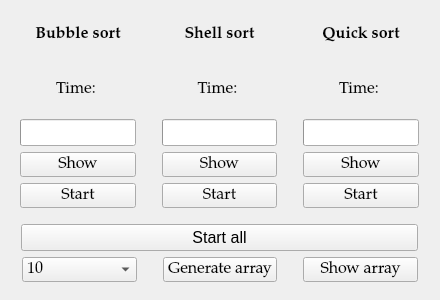
<?xml version="1.0" encoding="UTF-8"?>
<ui version="4.0">
 <class>QtSortComparisonClass</class>
 <widget class="QMainWindow" name="QtSortComparisonClass">
  <property name="geometry">
   <rect>
    <x>0</x>
    <y>0</y>
    <width>440</width>
    <height>300</height>
   </rect>
  </property>
  <property name="minimumSize">
   <size>
    <width>440</width>
    <height>300</height>
   </size>
  </property>
  <property name="maximumSize">
   <size>
    <width>440</width>
    <height>300</height>
   </size>
  </property>
  <property name="baseSize">
   <size>
    <width>440</width>
    <height>300</height>
   </size>
  </property>
  <property name="windowTitle">
   <string>Comparison of sorts</string>
  </property>
  <widget class="QWidget" name="centralWidget">
   <widget class="QWidget" name="verticalLayoutWidget">
    <property name="geometry">
     <rect>
      <x>-1</x>
      <y>-1</y>
      <width>441</width>
      <height>283</height>
     </rect>
    </property>
    <property name="font">
     <font>
      <family>Nirmala UI</family>
      <pointsize>12</pointsize>
     </font>
    </property>
    <layout class="QVBoxLayout" name="verticalLayout" stretch="5,0,0">
     <property name="bottomMargin">
      <number>0</number>
     </property>
     <item>
      <layout class="QHBoxLayout" name="Sorts">
       <item>
        <layout class="QVBoxLayout" name="BubbleSort" stretch="0,0,0,0,0">
         <property name="leftMargin">
          <number>10</number>
         </property>
         <property name="rightMargin">
          <number>10</number>
         </property>
         <property name="bottomMargin">
          <number>10</number>
         </property>
         <item>
          <widget class="QLabel" name="BubbleSortLabel">
           <property name="sizePolicy">
            <sizepolicy hsizetype="Preferred" vsizetype="Preferred">
             <horstretch>0</horstretch>
             <verstretch>0</verstretch>
            </sizepolicy>
           </property>
           <property name="font">
            <font>
             <family>Palatino Linotype</family>
             <pointsize>12</pointsize>
             <weight>75</weight>
             <bold>true</bold>
            </font>
           </property>
           <property name="locale">
            <locale language="English" country="UnitedStates"/>
           </property>
           <property name="frameShape">
            <enum>QFrame::NoFrame</enum>
           </property>
           <property name="lineWidth">
            <number>1</number>
           </property>
           <property name="text">
            <string>Bubble sort</string>
           </property>
           <property name="textFormat">
            <enum>Qt::AutoText</enum>
           </property>
           <property name="scaledContents">
            <bool>false</bool>
           </property>
           <property name="alignment">
            <set>Qt::AlignCenter</set>
           </property>
           <property name="margin">
            <number>0</number>
           </property>
           <property name="indent">
            <number>-1</number>
           </property>
          </widget>
         </item>
         <item>
          <widget class="QLabel" name="BubbleSortTime">
           <property name="sizePolicy">
            <sizepolicy hsizetype="Preferred" vsizetype="Preferred">
             <horstretch>0</horstretch>
             <verstretch>0</verstretch>
            </sizepolicy>
           </property>
           <property name="font">
            <font>
             <family>Palatino Linotype</family>
             <pointsize>12</pointsize>
             <weight>50</weight>
             <bold>false</bold>
            </font>
           </property>
           <property name="locale">
            <locale language="English" country="UnitedStates"/>
           </property>
           <property name="text">
            <string>Time: </string>
           </property>
           <property name="alignment">
            <set>Qt::AlignCenter</set>
           </property>
           <property name="margin">
            <number>0</number>
           </property>
           <property name="indent">
            <number>-1</number>
           </property>
          </widget>
         </item>
         <item>
          <widget class="QProgressBar" name="BubbleSortProgressBar">
           <property name="value">
            <number>0</number>
           </property>
           <property name="textVisible">
            <bool>false</bool>
           </property>
          </widget>
         </item>
         <item>
          <widget class="QPushButton" name="ShowBubbleSortArray">
           <property name="font">
            <font>
             <family>Palatino Linotype</family>
             <pointsize>12</pointsize>
            </font>
           </property>
           <property name="autoFillBackground">
            <bool>true</bool>
           </property>
           <property name="styleSheet">
            <string notr="true"/>
           </property>
           <property name="locale">
            <locale language="English" country="UnitedStates"/>
           </property>
           <property name="text">
            <string>Show</string>
           </property>
           <property name="autoDefault">
            <bool>false</bool>
           </property>
           <property name="default">
            <bool>false</bool>
           </property>
           <property name="flat">
            <bool>false</bool>
           </property>
          </widget>
         </item>
         <item>
          <widget class="QPushButton" name="StartBubbleSort">
           <property name="font">
            <font>
             <family>Palatino Linotype</family>
             <pointsize>12</pointsize>
            </font>
           </property>
           <property name="locale">
            <locale language="English" country="UnitedStates"/>
           </property>
           <property name="text">
            <string>Start</string>
           </property>
          </widget>
         </item>
        </layout>
       </item>
       <item>
        <layout class="QVBoxLayout" name="ShellSort" stretch="0,0,0,0,0">
         <property name="leftMargin">
          <number>10</number>
         </property>
         <property name="rightMargin">
          <number>10</number>
         </property>
         <property name="bottomMargin">
          <number>10</number>
         </property>
         <item>
          <widget class="QLabel" name="ShellSortLabel">
           <property name="sizePolicy">
            <sizepolicy hsizetype="Preferred" vsizetype="Preferred">
             <horstretch>0</horstretch>
             <verstretch>0</verstretch>
            </sizepolicy>
           </property>
           <property name="font">
            <font>
             <family>Palatino Linotype</family>
             <pointsize>12</pointsize>
             <weight>75</weight>
             <bold>true</bold>
            </font>
           </property>
           <property name="locale">
            <locale language="English" country="UnitedStates"/>
           </property>
           <property name="frameShape">
            <enum>QFrame::NoFrame</enum>
           </property>
           <property name="lineWidth">
            <number>1</number>
           </property>
           <property name="text">
            <string>Shell sort</string>
           </property>
           <property name="textFormat">
            <enum>Qt::AutoText</enum>
           </property>
           <property name="scaledContents">
            <bool>false</bool>
           </property>
           <property name="alignment">
            <set>Qt::AlignCenter</set>
           </property>
           <property name="margin">
            <number>0</number>
           </property>
           <property name="indent">
            <number>-1</number>
           </property>
          </widget>
         </item>
         <item>
          <widget class="QLabel" name="ShellSortTime">
           <property name="sizePolicy">
            <sizepolicy hsizetype="Preferred" vsizetype="Preferred">
             <horstretch>0</horstretch>
             <verstretch>0</verstretch>
            </sizepolicy>
           </property>
           <property name="font">
            <font>
             <family>Palatino Linotype</family>
             <pointsize>12</pointsize>
             <weight>50</weight>
             <bold>false</bold>
            </font>
           </property>
           <property name="locale">
            <locale language="English" country="UnitedStates"/>
           </property>
           <property name="text">
            <string>Time: </string>
           </property>
           <property name="alignment">
            <set>Qt::AlignCenter</set>
           </property>
           <property name="margin">
            <number>0</number>
           </property>
           <property name="indent">
            <number>-1</number>
           </property>
          </widget>
         </item>
         <item>
          <widget class="QProgressBar" name="ShellSortProgressBar">
           <property name="value">
            <number>0</number>
           </property>
           <property name="textVisible">
            <bool>false</bool>
           </property>
          </widget>
         </item>
         <item>
          <widget class="QPushButton" name="ShowShellSortArray">
           <property name="font">
            <font>
             <family>Palatino Linotype</family>
             <pointsize>12</pointsize>
            </font>
           </property>
           <property name="locale">
            <locale language="English" country="UnitedStates"/>
           </property>
           <property name="text">
            <string>Show</string>
           </property>
          </widget>
         </item>
         <item>
          <widget class="QPushButton" name="StartShellSort">
           <property name="font">
            <font>
             <family>Palatino Linotype</family>
             <pointsize>12</pointsize>
            </font>
           </property>
           <property name="locale">
            <locale language="English" country="UnitedStates"/>
           </property>
           <property name="text">
            <string>Start</string>
           </property>
          </widget>
         </item>
        </layout>
       </item>
       <item>
        <layout class="QVBoxLayout" name="QuickSort" stretch="0,0,0,0,0">
         <property name="leftMargin">
          <number>10</number>
         </property>
         <property name="rightMargin">
          <number>10</number>
         </property>
         <property name="bottomMargin">
          <number>10</number>
         </property>
         <item>
          <widget class="QLabel" name="QuickSortLabel">
           <property name="sizePolicy">
            <sizepolicy hsizetype="Preferred" vsizetype="Preferred">
             <horstretch>0</horstretch>
             <verstretch>0</verstretch>
            </sizepolicy>
           </property>
           <property name="font">
            <font>
             <family>Palatino Linotype</family>
             <pointsize>12</pointsize>
             <weight>75</weight>
             <bold>true</bold>
            </font>
           </property>
           <property name="locale">
            <locale language="English" country="UnitedStates"/>
           </property>
           <property name="frameShape">
            <enum>QFrame::NoFrame</enum>
           </property>
           <property name="lineWidth">
            <number>1</number>
           </property>
           <property name="text">
            <string>Quick sort</string>
           </property>
           <property name="textFormat">
            <enum>Qt::AutoText</enum>
           </property>
           <property name="scaledContents">
            <bool>false</bool>
           </property>
           <property name="alignment">
            <set>Qt::AlignCenter</set>
           </property>
           <property name="margin">
            <number>0</number>
           </property>
           <property name="indent">
            <number>-1</number>
           </property>
          </widget>
         </item>
         <item>
          <widget class="QLabel" name="QuickSortTime">
           <property name="sizePolicy">
            <sizepolicy hsizetype="Preferred" vsizetype="Preferred">
             <horstretch>0</horstretch>
             <verstretch>0</verstretch>
            </sizepolicy>
           </property>
           <property name="font">
            <font>
             <family>Palatino Linotype</family>
             <pointsize>12</pointsize>
             <weight>50</weight>
             <bold>false</bold>
            </font>
           </property>
           <property name="locale">
            <locale language="English" country="UnitedStates"/>
           </property>
           <property name="text">
            <string>Time: </string>
           </property>
           <property name="alignment">
            <set>Qt::AlignCenter</set>
           </property>
           <property name="margin">
            <number>0</number>
           </property>
           <property name="indent">
            <number>-1</number>
           </property>
          </widget>
         </item>
         <item>
          <widget class="QProgressBar" name="QuickSortProgressBar">
           <property name="value">
            <number>0</number>
           </property>
           <property name="textVisible">
            <bool>false</bool>
           </property>
          </widget>
         </item>
         <item>
          <widget class="QPushButton" name="ShowQuickSortArray">
           <property name="font">
            <font>
             <family>Palatino Linotype</family>
             <pointsize>12</pointsize>
            </font>
           </property>
           <property name="locale">
            <locale language="English" country="UnitedStates"/>
           </property>
           <property name="text">
            <string>Show</string>
           </property>
          </widget>
         </item>
         <item>
          <widget class="QPushButton" name="StartQuickSort">
           <property name="font">
            <font>
             <family>Palatino Linotype</family>
             <pointsize>12</pointsize>
            </font>
           </property>
           <property name="locale">
            <locale language="English" country="UnitedStates"/>
           </property>
           <property name="text">
            <string>Start</string>
           </property>
          </widget>
         </item>
        </layout>
       </item>
      </layout>
     </item>
     <item>
      <layout class="QHBoxLayout" name="AllSort" stretch="0">
       <property name="leftMargin">
        <number>11</number>
       </property>
       <property name="topMargin">
        <number>0</number>
       </property>
       <property name="rightMargin">
        <number>11</number>
       </property>
       <property name="bottomMargin">
        <number>0</number>
       </property>
       <item>
        <widget class="QPushButton" name="StartAllSort">
         <property name="locale">
          <locale language="English" country="UnitedStates"/>
         </property>
         <property name="text">
          <string>Start all</string>
         </property>
        </widget>
       </item>
      </layout>
     </item>
     <item>
      <layout class="QHBoxLayout" name="SetupArray" stretch="0,0,0">
       <property name="spacing">
        <number>26</number>
       </property>
       <property name="leftMargin">
        <number>12</number>
       </property>
       <property name="topMargin">
        <number>0</number>
       </property>
       <property name="rightMargin">
        <number>11</number>
       </property>
       <property name="bottomMargin">
        <number>0</number>
       </property>
       <item>
        <widget class="QComboBox" name="ArraySizeComboBox">
         <property name="font">
          <font>
           <family>Palatino Linotype</family>
           <pointsize>12</pointsize>
          </font>
         </property>
         <property name="locale">
          <locale language="English" country="UnitedStates"/>
         </property>
         <property name="currentText">
          <string notr="true">10</string>
         </property>
         <item>
          <property name="text">
           <string notr="true">10</string>
          </property>
         </item>
         <item>
          <property name="text">
           <string notr="true">100</string>
          </property>
         </item>
         <item>
          <property name="text">
           <string notr="true">1000</string>
          </property>
         </item>
         <item>
          <property name="text">
           <string notr="true">10000</string>
          </property>
         </item>
         <item>
          <property name="text">
           <string notr="true">100000</string>
          </property>
         </item>
         <item>
          <property name="text">
           <string notr="true">1000000</string>
          </property>
         </item>
         <item>
          <property name="text">
           <string notr="true">10000000</string>
          </property>
         </item>
        </widget>
       </item>
       <item>
        <widget class="QPushButton" name="GenerateArray">
         <property name="font">
          <font>
           <family>Palatino Linotype</family>
           <pointsize>12</pointsize>
          </font>
         </property>
         <property name="locale">
          <locale language="English" country="UnitedStates"/>
         </property>
         <property name="text">
          <string>Generate array</string>
         </property>
        </widget>
       </item>
       <item>
        <widget class="QPushButton" name="ShowArray">
         <property name="font">
          <font>
           <family>Palatino Linotype</family>
           <pointsize>12</pointsize>
          </font>
         </property>
         <property name="locale">
          <locale language="English" country="UnitedStates"/>
         </property>
         <property name="text">
          <string>Show array</string>
         </property>
        </widget>
       </item>
      </layout>
     </item>
    </layout>
   </widget>
  </widget>
 </widget>
 <layoutdefault spacing="6" margin="11"/>
 <tabstops>
  <tabstop>ShowBubbleSortArray</tabstop>
  <tabstop>StartBubbleSort</tabstop>
  <tabstop>ShowShellSortArray</tabstop>
  <tabstop>StartShellSort</tabstop>
  <tabstop>ShowQuickSortArray</tabstop>
  <tabstop>StartQuickSort</tabstop>
  <tabstop>ArraySizeComboBox</tabstop>
  <tabstop>GenerateArray</tabstop>
  <tabstop>ShowArray</tabstop>
 </tabstops>
 <resources>
  <include location="QtSortComparison.qrc"/>
 </resources>
 <connections/>
</ui>
